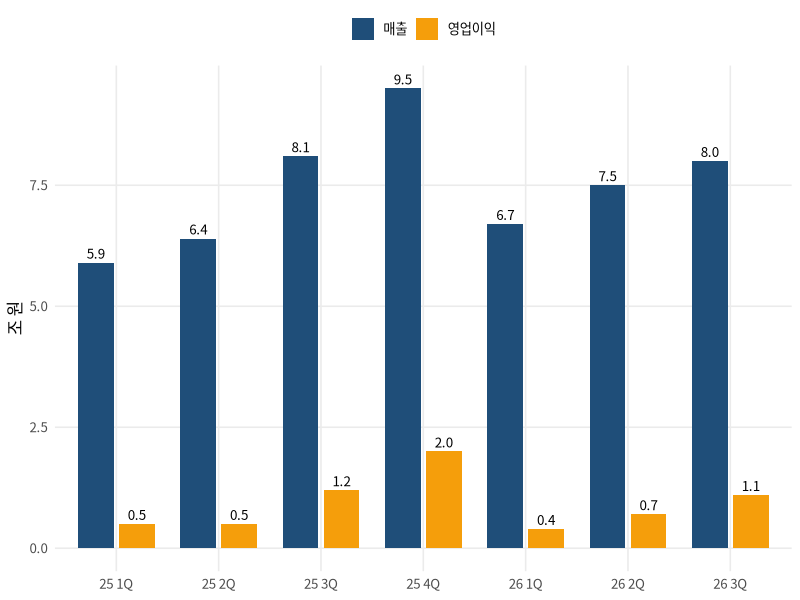

Generate this figure with R:
## ---- chunk 1
#| lightbox: true
#| fig-width: 9
#| fig-height: 5
#| fig-cap: "SDC 분기 매출과 영업이익 (단위: 조 원)"
library(ggplot2)
kfont <- "Noto Sans CJK KR"

q_levels <- c("25 1Q", "25 2Q", "25 3Q", "25 4Q", "26 1Q", "26 2Q", "26 3Q")
d <- data.frame(
  q = factor(rep(q_levels, 2), levels = q_levels),
  metric = rep(c("매출", "영업이익"), each = 7),
  value = c(5.9, 6.4, 8.1, 9.5, 6.7, 7.5, 8.0, 0.5, 0.5, 1.2, 2.0, 0.4, 0.7, 1.1)
)

ggplot(d, aes(q, value, fill = metric)) +
  geom_col(position = position_dodge(width = 0.8), width = 0.7) +
  geom_text(aes(label = sprintf("%.1f", value)),
            position = position_dodge(width = 0.8), vjust = -0.4, size = 3.4, family = kfont) +
  scale_fill_manual(values = c("매출" = "#1f4e79", "영업이익" = "#f59e0b")) +
  labs(x = NULL, y = "조 원", fill = NULL) +
  theme_minimal(base_size = 12, base_family = kfont) +
  theme(legend.position = "top",
        panel.grid.minor = element_blank())
